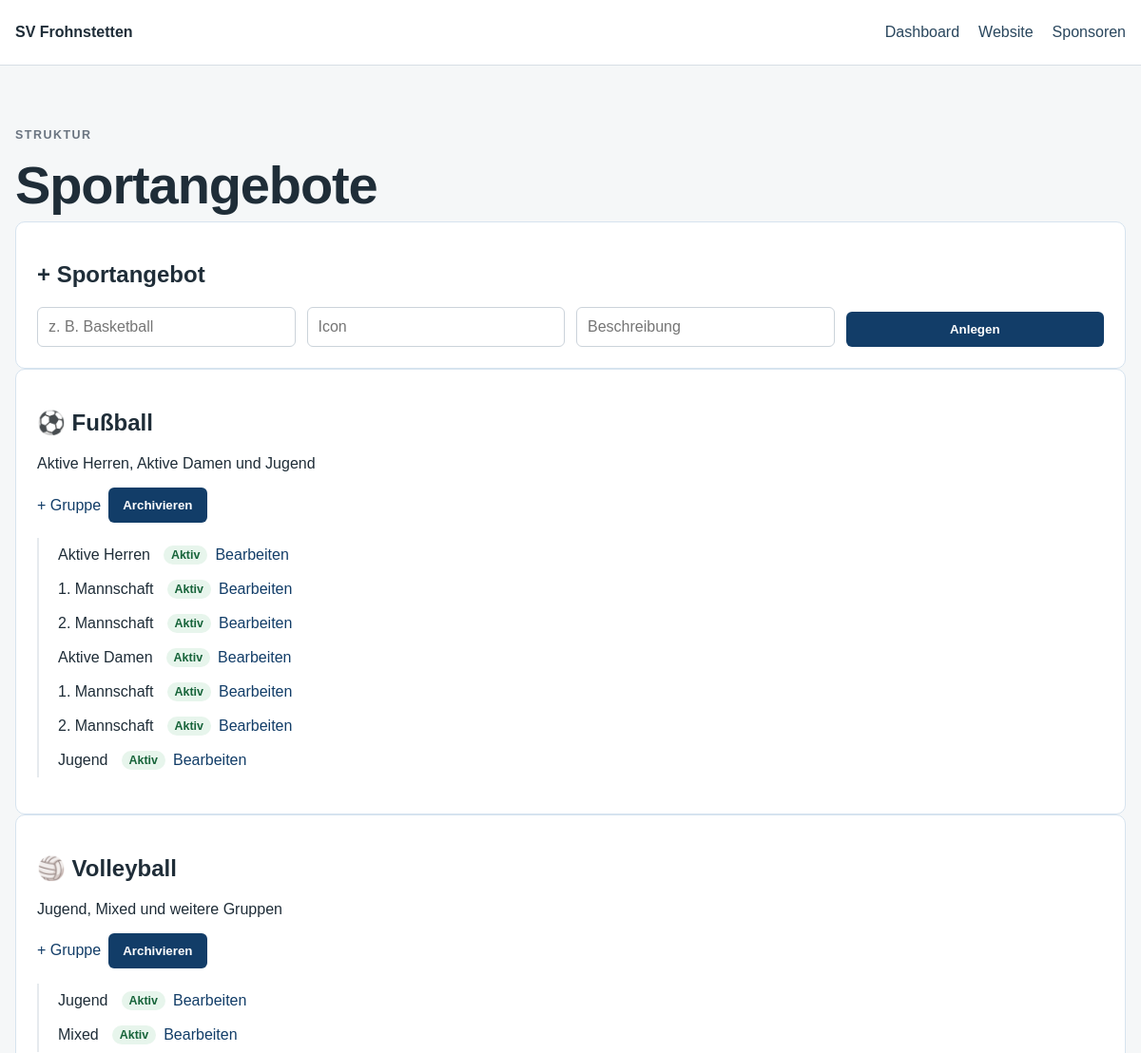
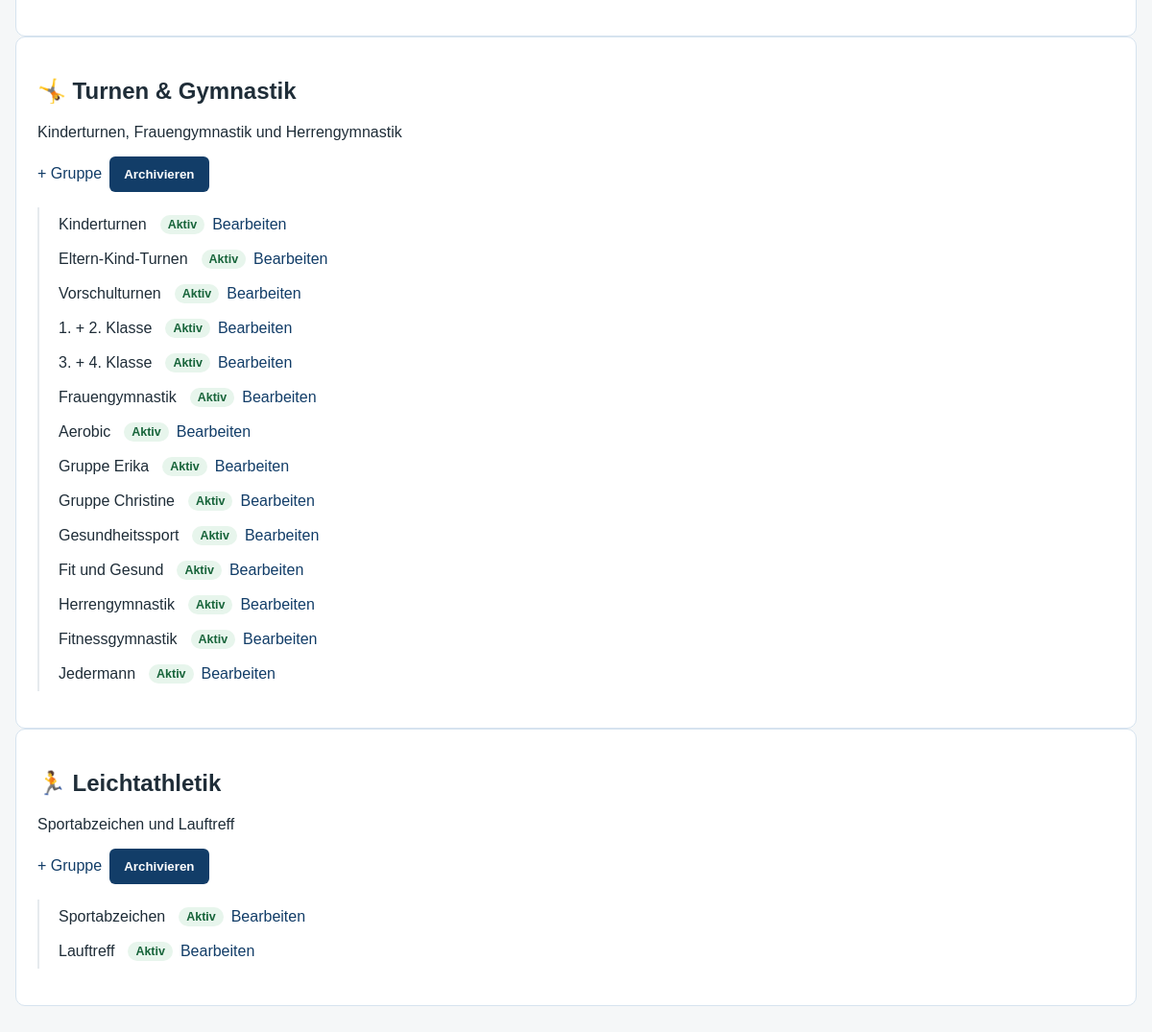
The page /admin/departments/index.php (signed in) on the database its author committed (2 pictures, top to bottom).
### tables this page shows
CREATE TABLE departments (
 id INTEGER PRIMARY KEY AUTOINCREMENT, name TEXT NOT NULL, slug TEXT NOT NULL UNIQUE,
 description TEXT, icon TEXT, sort_order INTEGER DEFAULT 0, active INTEGER DEFAULT 1
, is_spielgemeinschaft INTEGER NOT NULL DEFAULT 0, sg_text TEXT);

CREATE TABLE groups (
 id INTEGER PRIMARY KEY AUTOINCREMENT, department_id INTEGER NOT NULL, parent_id INTEGER,
 name TEXT NOT NULL, slug TEXT NOT NULL, description TEXT, sort_order INTEGER DEFAULT 0, active INTEGER DEFAULT 1
);

### src/bootstrap-local.php (called while the page is built, shortened)
<?php
$config = require __DIR__ . '/../config/local.php';
function db(): PDO
{
    static $pdo;
    global $config;
    if ($pdo instanceof PDO)
        return $pdo;
    $pdo = new PDO('sqlite:' . $config['db']['path']);
    $pdo->setAttribute(PDO::ATTR_ERRMODE, PDO::ERRMODE_EXCEPTION);
    $pdo->setAttribute(PDO::ATTR_DEFAULT_FETCH_MODE, PDO::FETCH_ASSOC);
    return $pdo;
}
function e(?string $v): string
{
    return htmlspecialchars($v ?? '', ENT_QUOTES | ENT_SUBSTITUTE, 'UTF-8');
}

### public/admin/departments/index.php (the view, shortened to what this page needs)
<?php
require __DIR__ . '/../../../src/bootstrap-local.php';
$deps = db()->query("SELECT * FROM departments ORDER BY sort_order,name")->fetchAll();
function tree(int $d, ?int $p = null): void
{
    $sql = "SELECT * FROM groups WHERE department_id=? AND parent_id " . ($p === null ? "IS NULL" : "=?") . " ORDER BY sort_order,name";
    $s = db()->prepare($sql);
    $p === null ? $s->execute([$d]) : $s->execute([$d, $p]);
    foreach ($s as $g) {
        echo '<li class="' . (!$g['active'] ? 'archived' : '') . '">' . e($g['name']) . ' <span class="status ' . ($g['active'] ? 'active' : 'archived') . '">' . ($g['active'] ? 'Aktiv' : 'Archiviert') . '</span> <a href="/admin/groups/?id=' . (int) $g['id'] . '">Bearbeiten</a></li>';
        tree($d, (int) $g['id']);
    }
}
?>
<!doctype html>
<html lang="de">
<head>
    <link rel="stylesheet" href="/assets/admin.css">
</head>
<body>
    <header>
        <div class="wrap nav"><b>SV Frohnstetten</b>
            <nav><a href="/admin/">Dashboard</a><a href="/">Website</a><a href="/admin/sponsors/">Sponsoren</a></nav>
        </div>
    </header>
    <main class="wrap">
        <p class="eyebrow">STRUKTUR</p>
        <h1>Sportangebote</h1>
        <section class="create">
            <h2>+ Sportangebot</h2>
            <form method="post" class="formgrid"><input type="hidden" name="csrf" value="<?= e(csrf()) ?>"><input
                    type="hidden" name="action" value="create"><input name="name" placeholder="z. B. Basketball"
                    required><input name="icon" placeholder="Icon"><input name="description"
                    placeholder="Beschreibung"><button>Anlegen</button></form>
        </section>
        <?php foreach ($deps as $d): ?>
            <section class="dept <?= !$d['active'] ? 'archived' : '' ?>">
                <div class="depthead">
                    <div>
                        <h2><?= e($d['icon']) ?>     <?= e($d['name']) ?></h2>
                        <p><?= e($d['description']) ?></p>
                    </div>
                    <div class="actions"><a href="/admin/groups/?department=<?= $d['id'] ?>">+ Gruppe</a>
                        <form method="post"><input type="hidden" name="csrf" value="<?= e(csrf()) ?>"><input type="hidden"
                                name="id" value="<?= $d['id'] ?>"><button name="action"
                                value="<?= $d['active'] ? 'archive' : 'restore' ?>"><?= $d['active'] ? 'Archivieren' : 'Aktivieren' ?></button>
                        </form><?php if (!$d['active']): ?>
                            <form method="post" onsubmit="return confirm('Sportangebot endgültig löschen?')"><input
                                    type="hidden" name="csrf" value="<?= e(csrf()) ?>"><input type="hidden" name="id"
                                    value="<?= $d['id'] ?>"><button class="danger" name="action" value="delete">Löschen</button>
                            </form><?php endif; ?>
                    </div>
                </div>
                <ul class="tree"><?php tree((int) $d['id']); ?></ul>
            </section><?php endforeach; ?>
    </main>
</body>
</html>

### public/assets/admin.css (style rules this page uses)
:root { --bg: #f5f7f8; --surface: #fff; --text: #1f2d38; --muted: #6a7480; --primary: #123d68; --border: #d6e3ef; --danger: #a52a2a; --accent-soft: #e8f1f8; }
* { box-sizing: border-box; }
body { margin: 0; background: var(--bg); color: var(--text); font-family: Arial, Helvetica, sans-serif; }
a { color: var(--primary); text-decoration: none; }
.wrap { width: min(1180px, calc(100% - 32px)); max-width: 1180px; margin: auto; }
header { background: #fff; border-bottom: 1px solid #d7dfe5; }
.nav { min-height: 68px; display: flex; justify-content: space-between; align-items: center; }
.nav nav { display: flex; gap: 20px; }
.nav a { color: #29465d; }
.eyebrow { font-size: 0.78rem; font-weight: 800; letter-spacing: 0.12em; color: var(--muted); }
main { padding: 54px 0; }
h1 { font-size: clamp(2rem, 5vw, 3.5rem); margin: 0.1em 0; font-weight: 800; letter-spacing: -0.02em; }
.button, button { background: var(--primary); color: #fff; border: 0; border-radius: 6px; padding: 11px 15px; font-weight: 700; cursor: pointer; box-shadow: none !important; }
.formgrid { display: grid; grid-template-columns: repeat(auto-fit, minmax(200px, 1fr)); gap: 12px; align-items: end; }
.formgrid input, .formgrid select, .create input, .create textarea, .admin-block input[type="text"], .admin-block input:not([type]), .admin-block textarea, .authbox input, .match-fields input { width: 100%; padding: 11px; border: 1px solid #cbd3da; border-radius: 6px; font: inherit; background: #fff; }
.actions { display: flex; gap: 8px; align-items: center; flex-wrap: wrap; }
.actions form { margin: 0; }
.stats > div, .dept, .create, .admin-block, .card, .authbox { background: #fff; border: 1px solid var(--border); border-radius: 10px; padding: 22px; }
.status { display: inline-block; margin-left: 6px; padding: 3px 8px; border-radius: 999px; font-size: 0.78rem; font-weight: 700; }
.status.active { background: #e7f5ec; color: #17643a; }
.tree { list-style: none; padding-left: 20px; border-left: 2px solid #e6eaee; }
.tree li { padding: 8px 0; display: flex; gap: 8px; align-items: center; flex-wrap: wrap; }

### rows shown on the page
departments: icon "⚽", name "Fußball", description "Aktive Herren, Aktive Damen und Jugend", active "Archivieren"
groups: name "Aktive Herren", active "Aktiv"
groups: name "1. Mannschaft", active "Aktiv"
groups: name "2. Mannschaft", active "Aktiv"
groups: name "Aktive Damen", active "Aktiv"
groups: name "1. Mannschaft", active "Aktiv"
groups: name "2. Mannschaft", active "Aktiv"
groups: name "Jugend", active "Aktiv"
departments: icon "🏐", name "Volleyball", description "Jugend, Mixed und weitere Gruppen", active "Archivieren"
groups: name "Jugend", active "Aktiv"
groups: name "Mixed", active "Aktiv"
departments: icon "🤸", name "Turnen & Gymnastik", description "Kinderturnen, Frauengymnastik und Herrengymnastik", active "Archivieren"
groups: name "Kinderturnen", active "Aktiv"
groups: name "Eltern-Kind-Turnen", active "Aktiv"
groups: name "Vorschulturnen", active "Aktiv"
groups: name "1. + 2. Klasse", active "Aktiv"
groups: name "3. + 4. Klasse", active "Aktiv"
groups: name "Frauengymnastik", active "Aktiv"
groups: name "Aerobic", active "Aktiv"
groups: name "Gruppe Erika", active "Aktiv"
groups: name "Gruppe Christine", active "Aktiv"
groups: name "Gesundheitssport", active "Aktiv"
groups: name "Fit und Gesund", active "Aktiv"
groups: name "Herrengymnastik", active "Aktiv"
groups: name "Fitnessgymnastik", active "Aktiv"
groups: name "Jedermann", active "Aktiv"
departments: icon "🏃", name "Leichtathletik", description "Sportabzeichen und Lauftreff", active "Archivieren"
groups: name "Sportabzeichen", active "Aktiv"
groups: name "Lauftreff", active "Aktiv"
